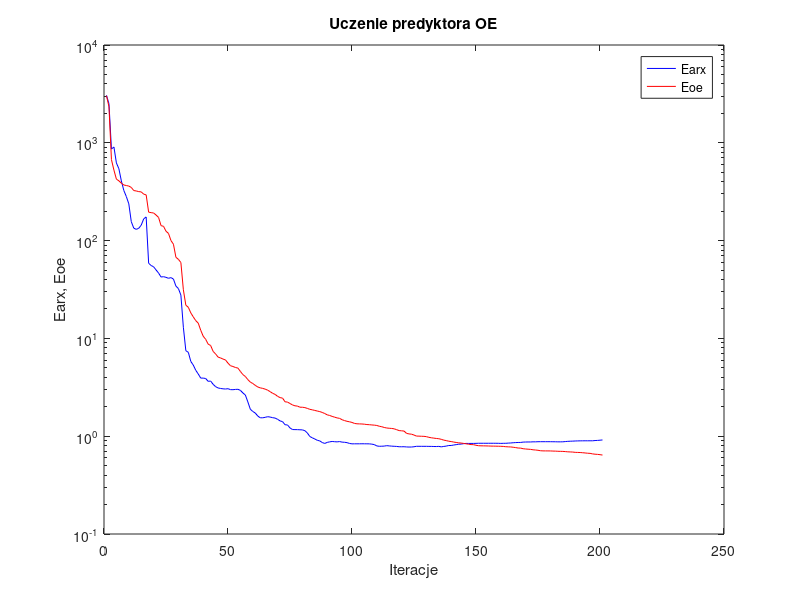
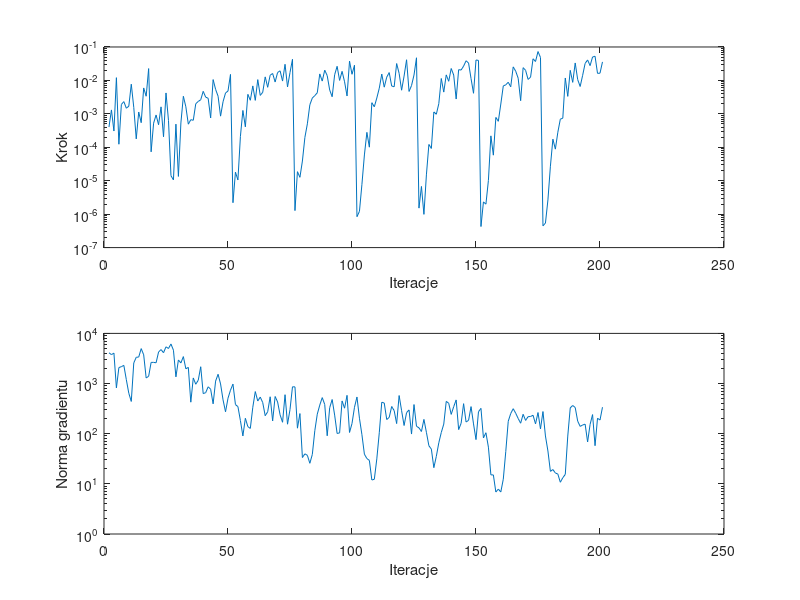

These figures' MATLAB source, in order:
%uczenie predyktora oe
clear all;
n=0; farx(n+1)=3.058051e+003; foe(n+1)=3.030818e+003; wspucz(n+1)=0.000000e+000; ng(n+1)=0.000000e+000;
%odnowa zmiennej metryki
n=1; farx(n+1)=2.507695e+003; foe(n+1)=2.338316e+003; krok(n+1)=4.031350e-004; ng(n+1)=4.111080e+003;
n=2; farx(n+1)=8.630248e+002; foe(n+1)=6.732483e+002; krok(n+1)=1.310411e-003; ng(n+1)=3.771628e+003;
n=3; farx(n+1)=9.059340e+002; foe(n+1)=5.258079e+002; krok(n+1)=3.065104e-004; ng(n+1)=4.044138e+003;
n=4; farx(n+1)=6.225356e+002; foe(n+1)=4.249466e+002; krok(n+1)=1.208515e-002; ng(n+1)=8.188341e+002;
n=5; farx(n+1)=5.430612e+002; foe(n+1)=4.084806e+002; krok(n+1)=1.234984e-004; ng(n+1)=2.080412e+003;
n=6; farx(n+1)=4.072217e+002; foe(n+1)=3.865497e+002; krok(n+1)=1.908037e-003; ng(n+1)=2.171987e+003;
n=7; farx(n+1)=3.251123e+002; foe(n+1)=3.702362e+002; krok(n+1)=2.324948e-003; ng(n+1)=2.301746e+003;
n=8; farx(n+1)=2.822519e+002; foe(n+1)=3.657989e+002; krok(n+1)=1.473654e-003; ng(n+1)=1.197758e+003;
n=9; farx(n+1)=2.377116e+002; foe(n+1)=3.610687e+002; krok(n+1)=1.694223e-003; ng(n+1)=6.402834e+002;
n=10; farx(n+1)=1.562096e+002; foe(n+1)=3.498134e+002; krok(n+1)=7.704335e-003; ng(n+1)=4.396358e+002;
n=11; farx(n+1)=1.340682e+002; foe(n+1)=3.248080e+002; krok(n+1)=1.564230e-003; ng(n+1)=2.574159e+003;
n=12; farx(n+1)=1.303464e+002; foe(n+1)=3.218351e+002; krok(n+1)=1.784716e-004; ng(n+1)=3.340248e+003;
n=13; farx(n+1)=1.335741e+002; foe(n+1)=3.169283e+002; krok(n+1)=1.137064e-003; ng(n+1)=3.375353e+003;
n=14; farx(n+1)=1.437757e+002; foe(n+1)=3.147928e+002; krok(n+1)=5.440767e-004; ng(n+1)=4.974267e+003;
n=15; farx(n+1)=1.666235e+002; foe(n+1)=2.986518e+002; krok(n+1)=5.961727e-003; ng(n+1)=3.740106e+003;
n=16; farx(n+1)=1.746384e+002; foe(n+1)=2.934571e+002; krok(n+1)=3.364099e-003; ng(n+1)=1.291805e+003;
n=17; farx(n+1)=5.861526e+001; foe(n+1)=1.953370e+002; krok(n+1)=2.258989e-002; ng(n+1)=1.395515e+003;
n=18; farx(n+1)=5.564558e+001; foe(n+1)=1.931566e+002; krok(n+1)=7.318567e-005; ng(n+1)=2.642184e+003;
n=19; farx(n+1)=5.399163e+001; foe(n+1)=1.916163e+002; krok(n+1)=5.266656e-004; ng(n+1)=2.643054e+003;
n=20; farx(n+1)=5.010125e+001; foe(n+1)=1.825255e+002; krok(n+1)=9.247269e-004; ng(n+1)=2.593439e+003;
n=21; farx(n+1)=4.659012e+001; foe(n+1)=1.726286e+002; krok(n+1)=4.731952e-004; ng(n+1)=4.249159e+003;
n=22; farx(n+1)=4.243229e+001; foe(n+1)=1.422350e+002; krok(n+1)=1.618948e-003; ng(n+1)=4.759384e+003;
n=23; farx(n+1)=4.276929e+001; foe(n+1)=1.399878e+002; krok(n+1)=2.064885e-004; ng(n+1)=4.118794e+003;
n=24; farx(n+1)=4.210457e+001; foe(n+1)=1.246367e+002; krok(n+1)=4.221744e-003; ng(n+1)=5.401453e+003;
n=25; farx(n+1)=4.117472e+001; foe(n+1)=1.184624e+002; krok(n+1)=6.369581e-004; ng(n+1)=5.000958e+003;
%odnowa zmiennej metryki
n=26; farx(n+1)=4.184123e+001; foe(n+1)=1.001536e+002; krok(n+1)=1.414532e-005; ng(n+1)=6.143956e+003;
n=27; farx(n+1)=4.043032e+001; foe(n+1)=9.182542e+001; krok(n+1)=1.057446e-005; ng(n+1)=4.622300e+003;
n=28; farx(n+1)=3.423536e+001; foe(n+1)=6.748469e+001; krok(n+1)=4.927090e-004; ng(n+1)=1.359707e+003;
n=29; farx(n+1)=3.234285e+001; foe(n+1)=6.433775e+001; krok(n+1)=1.344676e-005; ng(n+1)=2.950920e+003;
n=30; farx(n+1)=2.771212e+001; foe(n+1)=5.967447e+001; krok(n+1)=5.333277e-004; ng(n+1)=2.578212e+003;
n=31; farx(n+1)=1.298954e+001; foe(n+1)=3.141360e+001; krok(n+1)=3.359405e-003; ng(n+1)=3.445337e+003;
n=32; farx(n+1)=7.482610e+000; foe(n+1)=2.184374e+001; krok(n+1)=1.629650e-003; ng(n+1)=1.968843e+003;
n=33; farx(n+1)=7.210120e+000; foe(n+1)=2.081061e+001; krok(n+1)=4.912482e-004; ng(n+1)=2.101650e+003;
n=34; farx(n+1)=5.814848e+000; foe(n+1)=1.823047e+001; krok(n+1)=6.694872e-004; ng(n+1)=4.251077e+002;
n=35; farx(n+1)=5.335832e+000; foe(n+1)=1.659743e+001; krok(n+1)=6.423816e-004; ng(n+1)=1.293235e+003;
n=36; farx(n+1)=4.720225e+000; foe(n+1)=1.518947e+001; krok(n+1)=2.005784e-003; ng(n+1)=9.685246e+002;
n=37; farx(n+1)=4.328459e+000; foe(n+1)=1.432949e+001; krok(n+1)=2.349366e-003; ng(n+1)=1.163765e+003;
n=38; farx(n+1)=3.928126e+000; foe(n+1)=1.211547e+001; krok(n+1)=2.641274e-003; ng(n+1)=2.163269e+003;
n=39; farx(n+1)=3.927272e+000; foe(n+1)=1.053032e+001; krok(n+1)=4.719599e-003; ng(n+1)=6.306176e+002;
n=40; farx(n+1)=3.890521e+000; foe(n+1)=9.786052e+000; krok(n+1)=3.159755e-003; ng(n+1)=6.583050e+002;
n=41; farx(n+1)=3.637380e+000; foe(n+1)=8.738095e+000; krok(n+1)=2.926191e-003; ng(n+1)=8.615007e+002;
n=42; farx(n+1)=3.665260e+000; foe(n+1)=8.459030e+000; krok(n+1)=7.528887e-004; ng(n+1)=7.699475e+002;
n=43; farx(n+1)=3.392286e+000; foe(n+1)=7.367876e+000; krok(n+1)=1.059400e-002; ng(n+1)=3.941630e+002;
n=44; farx(n+1)=3.211342e+000; foe(n+1)=6.932735e+000; krok(n+1)=5.390749e-003; ng(n+1)=1.119274e+003;
n=45; farx(n+1)=3.114603e+000; foe(n+1)=6.440006e+000; krok(n+1)=3.367365e-003; ng(n+1)=1.530141e+003;
n=46; farx(n+1)=3.077142e+000; foe(n+1)=6.311388e+000; krok(n+1)=8.540993e-004; ng(n+1)=9.820211e+002;
n=47; farx(n+1)=3.051410e+000; foe(n+1)=6.148116e+000; krok(n+1)=2.304922e-003; ng(n+1)=4.728161e+002;
n=48; farx(n+1)=3.037202e+000; foe(n+1)=6.019228e+000; krok(n+1)=4.201739e-003; ng(n+1)=2.735902e+002;
n=49; farx(n+1)=3.060683e+000; foe(n+1)=5.578977e+000; krok(n+1)=4.829711e-003; ng(n+1)=5.106154e+002;
n=50; farx(n+1)=2.993621e+000; foe(n+1)=5.255082e+000; krok(n+1)=1.511435e-002; ng(n+1)=7.377812e+002;
%odnowa zmiennej metryki
n=51; farx(n+1)=2.988660e+000; foe(n+1)=5.161205e+000; krok(n+1)=2.199796e-006; ng(n+1)=9.753773e+002;
n=52; farx(n+1)=3.008122e+000; foe(n+1)=5.042679e+000; krok(n+1)=1.804864e-005; ng(n+1)=3.805099e+002;
n=53; farx(n+1)=3.017837e+000; foe(n+1)=4.969631e+000; krok(n+1)=1.054828e-005; ng(n+1)=3.467175e+002;
n=54; farx(n+1)=2.941459e+000; foe(n+1)=4.595124e+000; krok(n+1)=2.110559e-004; ng(n+1)=1.826767e+002;
n=55; farx(n+1)=2.770489e+000; foe(n+1)=4.265683e+000; krok(n+1)=1.265228e-003; ng(n+1)=9.019385e+001;
n=56; farx(n+1)=2.635785e+000; foe(n+1)=4.078056e+000; krok(n+1)=4.089425e-004; ng(n+1)=2.031007e+002;
n=57; farx(n+1)=2.243403e+000; foe(n+1)=3.788983e+000; krok(n+1)=3.831275e-003; ng(n+1)=1.382996e+002;
n=58; farx(n+1)=1.888261e+000; foe(n+1)=3.575662e+000; krok(n+1)=2.547833e-003; ng(n+1)=1.275308e+002;
n=59; farx(n+1)=1.789386e+000; foe(n+1)=3.456585e+000; krok(n+1)=6.854056e-003; ng(n+1)=3.369727e+002;
n=60; farx(n+1)=1.725458e+000; foe(n+1)=3.311235e+000; krok(n+1)=2.530456e-003; ng(n+1)=6.919394e+002;
n=61; farx(n+1)=1.608236e+000; foe(n+1)=3.185854e+000; krok(n+1)=1.056599e-002; ng(n+1)=4.479092e+002;
n=62; farx(n+1)=1.542206e+000; foe(n+1)=3.121429e+000; krok(n+1)=3.558977e-003; ng(n+1)=5.373484e+002;
n=63; farx(n+1)=1.542828e+000; foe(n+1)=3.082825e+000; krok(n+1)=4.419773e-003; ng(n+1)=4.174750e+002;
n=64; farx(n+1)=1.559188e+000; foe(n+1)=3.028023e+000; krok(n+1)=1.276026e-002; ng(n+1)=2.282285e+002;
n=65; farx(n+1)=1.583274e+000; foe(n+1)=2.955996e+000; krok(n+1)=6.227174e-003; ng(n+1)=2.737156e+002;
n=66; farx(n+1)=1.569594e+000; foe(n+1)=2.852739e+000; krok(n+1)=1.430505e-002; ng(n+1)=5.448878e+002;
n=67; farx(n+1)=1.546392e+000; foe(n+1)=2.745285e+000; krok(n+1)=1.611092e-002; ng(n+1)=1.797967e+002;
n=68; farx(n+1)=1.532650e+000; foe(n+1)=2.676084e+000; krok(n+1)=8.956895e-003; ng(n+1)=5.520337e+002;
n=69; farx(n+1)=1.487864e+000; foe(n+1)=2.556437e+000; krok(n+1)=1.725161e-002; ng(n+1)=4.294722e+002;
n=70; farx(n+1)=1.433782e+000; foe(n+1)=2.481605e+000; krok(n+1)=1.939776e-002; ng(n+1)=2.377464e+002;
n=71; farx(n+1)=1.408496e+000; foe(n+1)=2.450537e+000; krok(n+1)=9.566232e-003; ng(n+1)=1.690780e+002;
n=72; farx(n+1)=1.310562e+000; foe(n+1)=2.248332e+000; krok(n+1)=3.037029e-002; ng(n+1)=5.993310e+002;
n=73; farx(n+1)=1.301911e+000; foe(n+1)=2.232253e+000; krok(n+1)=6.377325e-003; ng(n+1)=1.546590e+002;
n=74; farx(n+1)=1.215403e+000; foe(n+1)=2.158444e+000; krok(n+1)=1.725161e-002; ng(n+1)=3.026991e+002;
n=75; farx(n+1)=1.169949e+000; foe(n+1)=2.088341e+000; krok(n+1)=4.284718e-002; ng(n+1)=8.609926e+002;
%odnowa zmiennej metryki
n=76; farx(n+1)=1.167867e+000; foe(n+1)=2.045523e+000; krok(n+1)=1.278113e-006; ng(n+1)=8.577001e+002;
n=77; farx(n+1)=1.167167e+000; foe(n+1)=2.032039e+000; krok(n+1)=1.865637e-005; ng(n+1)=1.288518e+002;
n=78; farx(n+1)=1.163461e+000; foe(n+1)=1.979404e+000; krok(n+1)=1.264803e-005; ng(n+1)=2.521287e+002;
n=79; farx(n+1)=1.160412e+000; foe(n+1)=1.977528e+000; krok(n+1)=3.886698e-005; ng(n+1)=3.344535e+001;
n=80; farx(n+1)=1.139053e+000; foe(n+1)=1.960724e+000; krok(n+1)=1.969720e-004; ng(n+1)=3.969240e+001;
n=81; farx(n+1)=1.078469e+000; foe(n+1)=1.923884e+000; krok(n+1)=5.033545e-004; ng(n+1)=3.707927e+001;
n=82; farx(n+1)=9.924844e-001; foe(n+1)=1.882636e+000; krok(n+1)=1.870456e-003; ng(n+1)=2.570836e+001;
n=83; farx(n+1)=9.627904e-001; foe(n+1)=1.860893e+000; krok(n+1)=2.972972e-003; ng(n+1)=3.860299e+001;
n=84; farx(n+1)=9.357964e-001; foe(n+1)=1.834284e+000; krok(n+1)=3.516052e-003; ng(n+1)=1.146596e+002;
n=85; farx(n+1)=9.085859e-001; foe(n+1)=1.808816e+000; krok(n+1)=4.266621e-003; ng(n+1)=2.454847e+002;
n=86; farx(n+1)=8.951486e-001; foe(n+1)=1.784639e+000; krok(n+1)=1.566707e-002; ng(n+1)=3.716356e+002;
n=87; farx(n+1)=8.619622e-001; foe(n+1)=1.749996e+000; krok(n+1)=9.545881e-003; ng(n+1)=5.244006e+002;
n=88; farx(n+1)=8.433322e-001; foe(n+1)=1.705582e+000; krok(n+1)=2.025137e-002; ng(n+1)=3.828982e+002;
n=89; farx(n+1)=8.644222e-001; foe(n+1)=1.653979e+000; krok(n+1)=1.394089e-002; ng(n+1)=9.092964e+001;
n=90; farx(n+1)=8.755921e-001; foe(n+1)=1.629129e+000; krok(n+1)=5.167850e-003; ng(n+1)=3.295749e+002;
n=91; farx(n+1)=8.836798e-001; foe(n+1)=1.594022e+000; krok(n+1)=3.253129e-003; ng(n+1)=4.804549e+002;
n=92; farx(n+1)=8.785151e-001; foe(n+1)=1.564985e+000; krok(n+1)=1.477175e-002; ng(n+1)=2.349269e+002;
n=93; farx(n+1)=8.751793e-001; foe(n+1)=1.537969e+000; krok(n+1)=2.643052e-002; ng(n+1)=1.010057e+002;
n=94; farx(n+1)=8.814432e-001; foe(n+1)=1.522362e+000; krok(n+1)=1.000726e-002; ng(n+1)=1.038069e+002;
n=95; farx(n+1)=8.700027e-001; foe(n+1)=1.473811e+000; krok(n+1)=1.867645e-002; ng(n+1)=4.501686e+002;
n=96; farx(n+1)=8.666087e-001; foe(n+1)=1.444647e+000; krok(n+1)=9.127324e-003; ng(n+1)=3.226351e+002;
n=97; farx(n+1)=8.593084e-001; foe(n+1)=1.419706e+000; krok(n+1)=3.426502e-003; ng(n+1)=5.818212e+002;
n=98; farx(n+1)=8.434027e-001; foe(n+1)=1.403851e+000; krok(n+1)=3.775680e-002; ng(n+1)=1.057892e+002;
n=99; farx(n+1)=8.350559e-001; foe(n+1)=1.382803e+000; krok(n+1)=1.526430e-002; ng(n+1)=1.596271e+002;
n=100; farx(n+1)=8.361614e-001; foe(n+1)=1.351134e+000; krok(n+1)=2.847603e-002; ng(n+1)=3.366143e+002;
%odnowa zmiennej metryki
n=101; farx(n+1)=8.359572e-001; foe(n+1)=1.338908e+000; krok(n+1)=8.403965e-007; ng(n+1)=5.394155e+002;
n=102; farx(n+1)=8.361172e-001; foe(n+1)=1.336205e+000; krok(n+1)=1.213350e-006; ng(n+1)=2.037035e+002;
n=103; farx(n+1)=8.368767e-001; foe(n+1)=1.333154e+000; krok(n+1)=7.792977e-006; ng(n+1)=9.543503e+001;
n=104; farx(n+1)=8.364082e-001; foe(n+1)=1.326674e+000; krok(n+1)=5.904045e-005; ng(n+1)=3.902011e+001;
n=105; farx(n+1)=8.358439e-001; foe(n+1)=1.315620e+000; krok(n+1)=2.796501e-004; ng(n+1)=3.195319e+001;
n=106; farx(n+1)=8.351872e-001; foe(n+1)=1.311348e+000; krok(n+1)=1.007341e-004; ng(n+1)=2.939061e+001;
n=107; farx(n+1)=8.295201e-001; foe(n+1)=1.303211e+000; krok(n+1)=2.156451e-003; ng(n+1)=1.193572e+001;
n=108; farx(n+1)=8.205152e-001; foe(n+1)=1.297705e+000; krok(n+1)=1.626565e-003; ng(n+1)=1.233580e+001;
n=109; farx(n+1)=7.952483e-001; foe(n+1)=1.287547e+000; krok(n+1)=2.972972e-003; ng(n+1)=3.142708e+001;
n=110; farx(n+1)=7.886882e-001; foe(n+1)=1.264489e+000; krok(n+1)=5.852382e-003; ng(n+1)=1.045708e+002;
n=111; farx(n+1)=7.901000e-001; foe(n+1)=1.249981e+000; krok(n+1)=1.547432e-002; ng(n+1)=4.242509e+002;
n=112; farx(n+1)=7.923253e-001; foe(n+1)=1.228255e+000; krok(n+1)=6.283411e-003; ng(n+1)=4.091743e+002;
n=113; farx(n+1)=8.004391e-001; foe(n+1)=1.213146e+000; krok(n+1)=1.251384e-002; ng(n+1)=1.919392e+002;
n=114; farx(n+1)=7.958061e-001; foe(n+1)=1.205741e+000; krok(n+1)=1.716139e-002; ng(n+1)=2.114674e+002;
n=115; farx(n+1)=7.914772e-001; foe(n+1)=1.200439e+000; krok(n+1)=6.802533e-003; ng(n+1)=3.488416e+002;
n=116; farx(n+1)=7.886826e-001; foe(n+1)=1.189563e+000; krok(n+1)=6.450159e-003; ng(n+1)=2.887648e+002;
n=117; farx(n+1)=7.862208e-001; foe(n+1)=1.166396e+000; krok(n+1)=3.196395e-002; ng(n+1)=1.590759e+002;
n=118; farx(n+1)=7.801713e-001; foe(n+1)=1.140988e+000; krok(n+1)=1.626130e-002; ng(n+1)=5.766266e+002;
n=119; farx(n+1)=7.797211e-001; foe(n+1)=1.135655e+000; krok(n+1)=5.095665e-003; ng(n+1)=2.874064e+002;
n=120; farx(n+1)=7.804896e-001; foe(n+1)=1.128373e+000; krok(n+1)=1.351485e-002; ng(n+1)=1.456444e+002;
n=121; farx(n+1)=7.766574e-001; foe(n+1)=1.068771e+000; krok(n+1)=4.149438e-002; ng(n+1)=2.631241e+002;
n=122; farx(n+1)=7.747405e-001; foe(n+1)=1.055361e+000; krok(n+1)=4.674043e-003; ng(n+1)=2.979393e+002;
n=123; farx(n+1)=7.753035e-001; foe(n+1)=1.048620e+000; krok(n+1)=7.032104e-003; ng(n+1)=9.841928e+001;
n=124; farx(n+1)=7.800945e-001; foe(n+1)=1.027609e+000; krok(n+1)=1.450364e-002; ng(n+1)=3.813907e+002;
n=125; farx(n+1)=7.884181e-001; foe(n+1)=1.002919e+000; krok(n+1)=4.757597e-002; ng(n+1)=1.407237e+002;
%odnowa zmiennej metryki
n=126; farx(n+1)=7.883865e-001; foe(n+1)=1.001777e+000; krok(n+1)=1.515894e-006; ng(n+1)=1.308304e+002;
n=127; farx(n+1)=7.879892e-001; foe(n+1)=9.985492e-001; krok(n+1)=6.750279e-006; ng(n+1)=1.107040e+002;
n=128; farx(n+1)=7.878397e-001; foe(n+1)=9.968869e-001; krok(n+1)=9.869600e-007; ng(n+1)=1.928202e+002;
n=129; farx(n+1)=7.879181e-001; foe(n+1)=9.896227e-001; krok(n+1)=1.497616e-005; ng(n+1)=1.066172e+002;
n=130; farx(n+1)=7.868414e-001; foe(n+1)=9.737603e-001; krok(n+1)=1.215958e-004; ng(n+1)=5.751965e+001;
n=131; farx(n+1)=7.864742e-001; foe(n+1)=9.636213e-001; krok(n+1)=9.229511e-005; ng(n+1)=4.929721e+001;
n=132; farx(n+1)=7.847045e-001; foe(n+1)=9.555500e-001; krok(n+1)=1.143304e-003; ng(n+1)=2.102000e+001;
n=133; farx(n+1)=7.839829e-001; foe(n+1)=9.484126e-001; krok(n+1)=9.726052e-004; ng(n+1)=3.534184e+001;
n=134; farx(n+1)=7.871926e-001; foe(n+1)=9.425712e-001; krok(n+1)=2.013864e-003; ng(n+1)=6.588923e+001;
n=135; farx(n+1)=7.780014e-001; foe(n+1)=9.289338e-001; krok(n+1)=1.142218e-002; ng(n+1)=1.057240e+002;
n=136; farx(n+1)=7.860527e-001; foe(n+1)=9.117934e-001; krok(n+1)=4.474402e-003; ng(n+1)=1.554193e+002;
n=137; farx(n+1)=7.921698e-001; foe(n+1)=9.018488e-001; krok(n+1)=1.464382e-002; ng(n+1)=4.410313e+002;
n=138; farx(n+1)=8.034141e-001; foe(n+1)=8.886646e-001; krok(n+1)=9.424758e-003; ng(n+1)=4.040994e+002;
n=139; farx(n+1)=8.035890e-001; foe(n+1)=8.818435e-001; krok(n+1)=2.272397e-002; ng(n+1)=2.426886e+002;
n=140; farx(n+1)=8.126034e-001; foe(n+1)=8.709243e-001; krok(n+1)=1.450364e-002; ng(n+1)=3.451925e+002;
n=141; farx(n+1)=8.198830e-001; foe(n+1)=8.633740e-001; krok(n+1)=2.774090e-003; ng(n+1)=4.717716e+002;
n=142; farx(n+1)=8.276219e-001; foe(n+1)=8.555127e-001; krok(n+1)=2.093303e-002; ng(n+1)=1.207166e+002;
n=143; farx(n+1)=8.303736e-001; foe(n+1)=8.512750e-001; krok(n+1)=2.049366e-002; ng(n+1)=1.613165e+002;
n=144; farx(n+1)=8.387798e-001; foe(n+1)=8.437786e-001; krok(n+1)=2.680031e-002; ng(n+1)=3.970838e+002;
n=145; farx(n+1)=8.440745e-001; foe(n+1)=8.361260e-001; krok(n+1)=3.873453e-002; ng(n+1)=1.710389e+002;
n=146; farx(n+1)=8.432577e-001; foe(n+1)=8.281475e-001; krok(n+1)=3.300845e-002; ng(n+1)=1.846794e+002;
n=147; farx(n+1)=8.437405e-001; foe(n+1)=8.211949e-001; krok(n+1)=1.136409e-002; ng(n+1)=3.469370e+002;
n=148; farx(n+1)=8.437860e-001; foe(n+1)=8.195312e-001; krok(n+1)=4.126056e-003; ng(n+1)=1.566492e+002;
n=149; farx(n+1)=8.451847e-001; foe(n+1)=8.077418e-001; krok(n+1)=4.086147e-002; ng(n+1)=7.621564e+001;
n=150; farx(n+1)=8.468902e-001; foe(n+1)=7.994700e-001; krok(n+1)=3.961637e-002; ng(n+1)=2.741796e+002;
%odnowa zmiennej metryki
n=151; farx(n+1)=8.468761e-001; foe(n+1)=7.973652e-001; krok(n+1)=4.261986e-007; ng(n+1)=3.200682e+002;
n=152; farx(n+1)=8.468424e-001; foe(n+1)=7.966639e-001; krok(n+1)=2.327494e-006; ng(n+1)=8.241392e+001;
n=153; farx(n+1)=8.467709e-001; foe(n+1)=7.956716e-001; krok(n+1)=1.993765e-006; ng(n+1)=1.045654e+002;
n=154; farx(n+1)=8.468745e-001; foe(n+1)=7.944203e-001; krok(n+1)=1.022121e-005; ng(n+1)=5.392020e+001;
n=155; farx(n+1)=8.469796e-001; foe(n+1)=7.923447e-001; krok(n+1)=2.196646e-004; ng(n+1)=1.510784e+001;
n=156; farx(n+1)=8.469471e-001; foe(n+1)=7.916400e-001; krok(n+1)=5.814683e-005; ng(n+1)=1.506173e+001;
n=157; farx(n+1)=8.467391e-001; foe(n+1)=7.908297e-001; krok(n+1)=7.819157e-004; ng(n+1)=6.864213e+000;
n=158; farx(n+1)=8.461419e-001; foe(n+1)=7.897955e-001; krok(n+1)=5.993959e-004; ng(n+1)=7.859682e+000;
n=159; farx(n+1)=8.441484e-001; foe(n+1)=7.885277e-001; krok(n+1)=1.964993e-003; ng(n+1)=6.885684e+000;
n=160; farx(n+1)=8.460188e-001; foe(n+1)=7.862113e-001; krok(n+1)=6.832794e-003; ng(n+1)=1.236413e+001;
n=161; farx(n+1)=8.462104e-001; foe(n+1)=7.808433e-001; krok(n+1)=7.385876e-003; ng(n+1)=4.388927e+001;
n=162; farx(n+1)=8.500235e-001; foe(n+1)=7.783619e-001; krok(n+1)=8.806488e-003; ng(n+1)=1.770364e+002;
n=163; farx(n+1)=8.525817e-001; foe(n+1)=7.766287e-001; krok(n+1)=6.450159e-003; ng(n+1)=2.526681e+002;
n=164; farx(n+1)=8.574629e-001; foe(n+1)=7.709847e-001; krok(n+1)=2.539936e-002; ng(n+1)=3.151005e+002;
n=165; farx(n+1)=8.607862e-001; foe(n+1)=7.646515e-001; krok(n+1)=1.893212e-002; ng(n+1)=2.562583e+002;
n=166; farx(n+1)=8.627687e-001; foe(n+1)=7.569309e-001; krok(n+1)=1.165911e-002; ng(n+1)=2.014218e+002;
n=167; farx(n+1)=8.634174e-001; foe(n+1)=7.555188e-001; krok(n+1)=2.476023e-003; ng(n+1)=1.618769e+002;
n=168; farx(n+1)=8.702702e-001; foe(n+1)=7.447796e-001; krok(n+1)=2.409244e-002; ng(n+1)=2.438598e+002;
n=169; farx(n+1)=8.720470e-001; foe(n+1)=7.400833e-001; krok(n+1)=2.000182e-002; ng(n+1)=1.840242e+002;
n=170; farx(n+1)=8.729852e-001; foe(n+1)=7.365194e-001; krok(n+1)=1.071180e-002; ng(n+1)=2.185707e+002;
n=171; farx(n+1)=8.729207e-001; foe(n+1)=7.333602e-001; krok(n+1)=1.251384e-002; ng(n+1)=2.203646e+002;
n=172; farx(n+1)=8.761624e-001; foe(n+1)=7.263054e-001; krok(n+1)=4.438543e-002; ng(n+1)=2.332212e+002;
n=173; farx(n+1)=8.757901e-001; foe(n+1)=7.226789e-001; krok(n+1)=3.684354e-002; ng(n+1)=1.570861e+002;
n=174; farx(n+1)=8.784567e-001; foe(n+1)=7.176868e-001; krok(n+1)=7.301859e-002; ng(n+1)=2.643235e+002;
n=175; farx(n+1)=8.788091e-001; foe(n+1)=7.103557e-001; krok(n+1)=4.858193e-002; ng(n+1)=1.245561e+002;
%odnowa zmiennej metryki
n=176; farx(n+1)=8.787982e-001; foe(n+1)=7.077265e-001; krok(n+1)=4.482895e-007; ng(n+1)=2.765420e+002;
n=177; farx(n+1)=8.787953e-001; foe(n+1)=7.074989e-001; krok(n+1)=5.395230e-007; ng(n+1)=9.006105e+001;
n=178; farx(n+1)=8.787525e-001; foe(n+1)=7.072017e-001; krok(n+1)=2.664616e-006; ng(n+1)=4.518300e+001;
n=179; farx(n+1)=8.787185e-001; foe(n+1)=7.068646e-001; krok(n+1)=2.717293e-005; ng(n+1)=1.773240e+001;
n=180; farx(n+1)=8.778693e-001; foe(n+1)=7.046171e-001; krok(n+1)=1.752622e-004; ng(n+1)=1.930180e+001;
n=181; farx(n+1)=8.773842e-001; foe(n+1)=7.038002e-001; krok(n+1)=8.808370e-005; ng(n+1)=1.647108e+001;
n=182; farx(n+1)=8.758359e-001; foe(n+1)=7.012269e-001; krok(n+1)=2.821900e-004; ng(n+1)=1.565945e+001;
n=183; farx(n+1)=8.758160e-001; foe(n+1)=7.001697e-001; krok(n+1)=6.935224e-004; ng(n+1)=1.076684e+001;
n=184; farx(n+1)=8.764617e-001; foe(n+1)=6.991708e-001; krok(n+1)=7.432430e-004; ng(n+1)=1.324037e+001;
n=185; farx(n+1)=8.813849e-001; foe(n+1)=6.962894e-001; krok(n+1)=1.181377e-002; ng(n+1)=1.544039e+001;
n=186; farx(n+1)=8.859277e-001; foe(n+1)=6.923389e-001; krok(n+1)=3.334617e-003; ng(n+1)=8.969510e+001;
n=187; farx(n+1)=8.886947e-001; foe(n+1)=6.905886e-001; krok(n+1)=2.000182e-002; ng(n+1)=3.273479e+002;
n=188; farx(n+1)=8.906318e-001; foe(n+1)=6.885020e-001; krok(n+1)=8.751130e-003; ng(n+1)=3.650205e+002;
n=189; farx(n+1)=8.934154e-001; foe(n+1)=6.837483e-001; krok(n+1)=3.329740e-002; ng(n+1)=3.333544e+002;
n=190; farx(n+1)=8.952748e-001; foe(n+1)=6.824257e-001; krok(n+1)=1.059021e-002; ng(n+1)=1.780725e+002;
n=191; farx(n+1)=8.965543e-001; foe(n+1)=6.810250e-001; krok(n+1)=6.583213e-003; ng(n+1)=1.397654e+002;
n=192; farx(n+1)=8.970090e-001; foe(n+1)=6.776587e-001; krok(n+1)=1.420161e-002; ng(n+1)=1.491352e+002;
n=193; farx(n+1)=8.977415e-001; foe(n+1)=6.741696e-001; krok(n+1)=3.229291e-002; ng(n+1)=1.550329e+002;
n=194; farx(n+1)=8.975020e-001; foe(n+1)=6.697668e-001; krok(n+1)=4.095813e-002; ng(n+1)=6.843097e+001;
n=195; farx(n+1)=8.978473e-001; foe(n+1)=6.675586e-001; krok(n+1)=2.768235e-002; ng(n+1)=1.528448e+002;
n=196; farx(n+1)=8.975827e-001; foe(n+1)=6.595713e-001; krok(n+1)=5.018717e-002; ng(n+1)=2.405139e+002;
n=197; farx(n+1)=9.031101e-001; foe(n+1)=6.545149e-001; krok(n+1)=5.285294e-002; ng(n+1)=5.763129e+001;
n=198; farx(n+1)=9.056177e-001; foe(n+1)=6.520270e-001; krok(n+1)=1.625772e-002; ng(n+1)=2.033055e+002;
n=199; farx(n+1)=9.101730e-001; foe(n+1)=6.475768e-001; krok(n+1)=1.645950e-002; ng(n+1)=1.872653e+002;
n=200; farx(n+1)=9.155978e-001; foe(n+1)=6.414799e-001; krok(n+1)=3.578637e-002; ng(n+1)=3.374524e+002;

figure; semilogy(farx,'b'); hold on; semilogy(foe,'r'); xlabel('Iteracje'); ylabel('Earx, Eoe'); legend('Earx','Eoe'); title('Uczenie predyktora OE');
figure; subplot(2,1,1); semilogy(krok); xlabel('Iteracje'); ylabel('Krok');
subplot(2,1,2); semilogy(ng); xlabel('Iteracje'); ylabel('Norma gradientu');
Earx=farx(n+1)
Eoe=foe(n+1)
